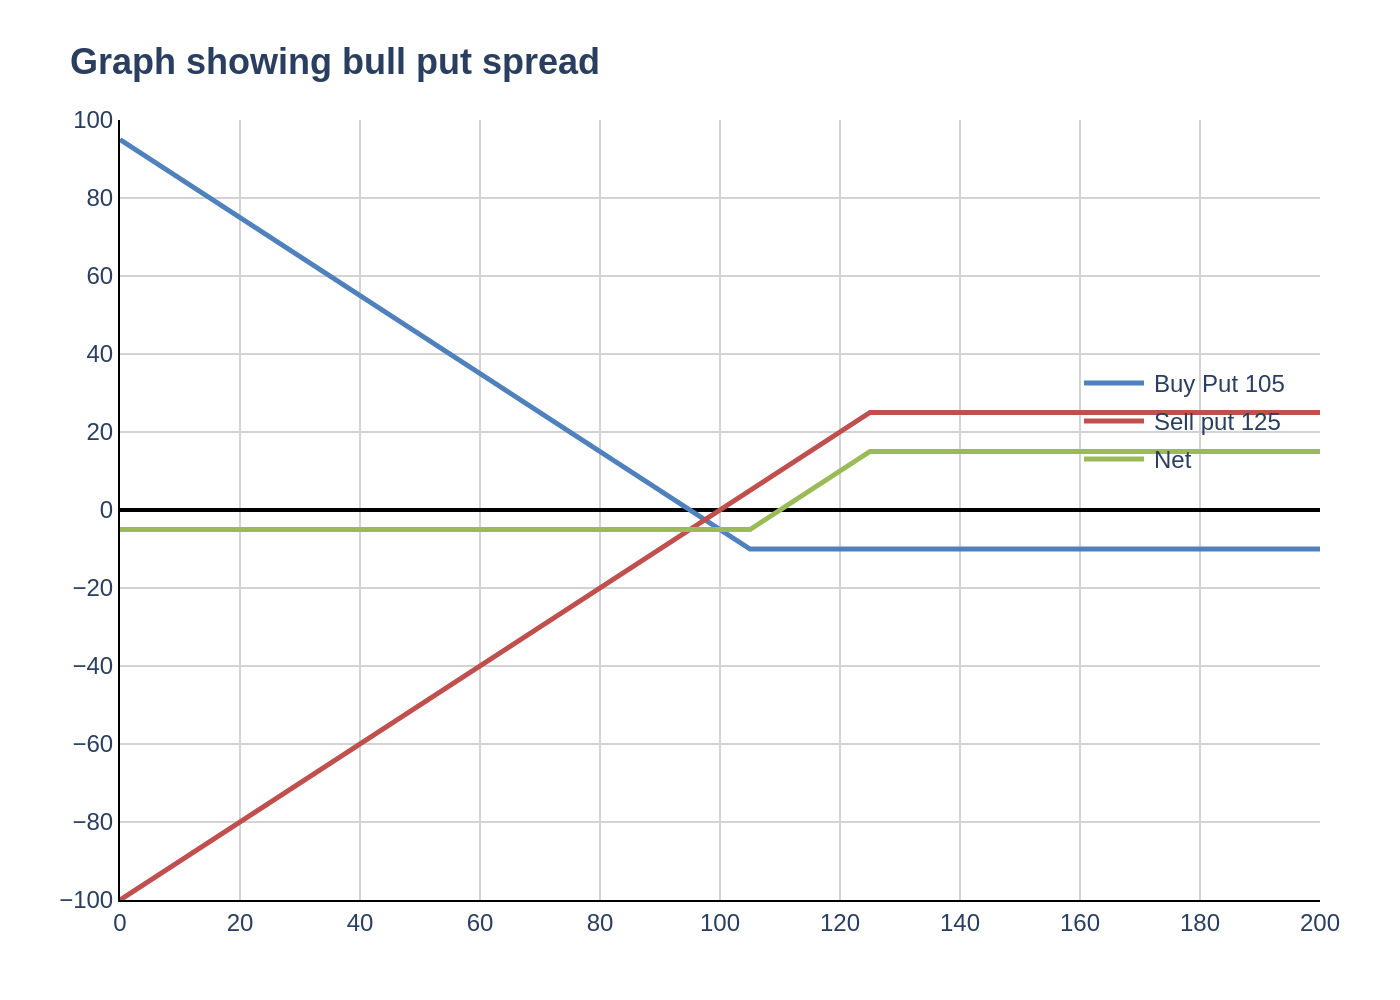

Recreate this plot in Python.
import sys
import json
import plotly.graph_objects as go
import os

# Check for command-line argument
if len(sys.argv) != 2:
    print("Usage: python script.py <path_to_json_file>")
    sys.exit(1)

json_file_path = sys.argv[1]

# Ensure the file exists before proceeding
if not os.path.exists(json_file_path):
    print(f"Error: JSON file not found at '{json_file_path}'")
    sys.exit(1)

# Derive the base filename for the output PNG from the input JSON path
filename_base = os.path.splitext(os.path.basename(json_file_path))[0]
output_filename = f"{filename_base}.png"

# Read and parse the JSON file
try:
    with open(json_file_path, 'r', encoding='utf-8') as f:
        chart_config = json.load(f)
except json.JSONDecodeError:
    print(f"Error: Invalid JSON in file '{json_file_path}'")
    sys.exit(1)
except Exception as e:
    print(f"An error occurred while reading the file: {e}")
    sys.exit(1)

# Extract data from the JSON structure
chart_data = chart_config.get('chart_data', [])
texts = chart_config.get('texts', {})
colors = chart_config.get('colors', [])

# Create the figure object
fig = go.Figure()

# Add traces to the figure by iterating through the chart data
for i, series in enumerate(chart_data):
    fig.add_trace(go.Scatter(
        x=series.get('x'),
        y=series.get('y'),
        name=series.get('name'),
        mode='lines',
        line=dict(color=colors[i % len(colors)], width=2.5) # Use modulo to prevent index errors
    ))

# Build the title string
title_text = ""
if texts.get("title"):
    title_text += f'<span style="font-size: 18px;"><b>{texts["title"]}</b></span>'
if texts.get("subtitle"):
    title_text += f'<br><span style="font-size: 14px; color: #555;">{texts["subtitle"]}</span>'

# Update the layout of the figure
fig.update_layout(
    title=dict(
        text=title_text,
        x=0.05,
        xanchor='left',
        y=0.95,
        yanchor='top'
    ),
    xaxis=dict(
        title_text=texts.get('x_axis_title'),
        range=[0, 200],
        tickmode='linear',
        tick0=0,
        dtick=20,
        showline=True,
        linewidth=1,
        linecolor='black',
        showgrid=True,
        gridcolor='lightgrey',
        zeroline=False
    ),
    yaxis=dict(
        title_text=texts.get('y_axis_title'),
        range=[-100, 100],
        tickmode='linear',
        tick0=-100,
        dtick=20,
        showline=True,
        linewidth=1,
        linecolor='black',
        showgrid=True,
        gridcolor='lightgrey',
        zeroline=True,
        zerolinewidth=2,
        zerolinecolor='black'
    ),
    legend=dict(
        x=0.98,
        y=0.7,
        xanchor='right',
        yanchor='top',
        bgcolor='rgba(255, 255, 255, 0)',
        bordercolor='rgba(0,0,0,0)',
        borderwidth=0
    ),
    font=dict(
        family="Arial",
        size=12
    ),
    plot_bgcolor='white',
    paper_bgcolor='white',
    margin=dict(l=60, r=40, t=60, b=50)
)

# Save the figure to a PNG file
try:
    fig.write_image(output_filename, scale=2)
    print(f"Chart saved to {output_filename}")
except Exception as e:
    print(f"Error saving image: {e}")
    sys.exit(1)
